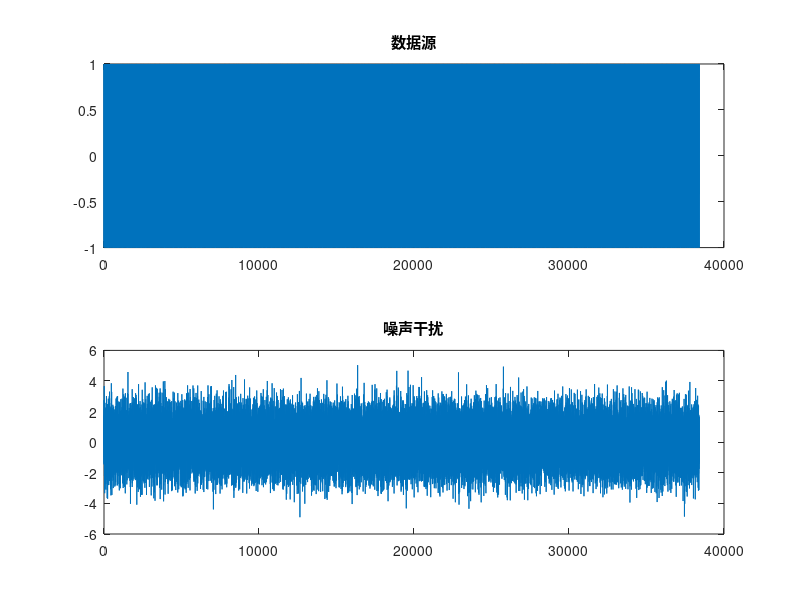
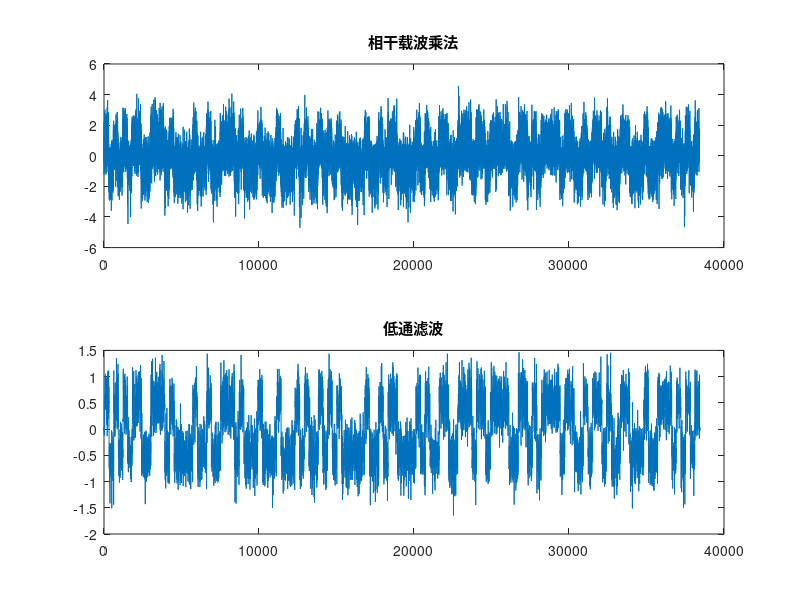
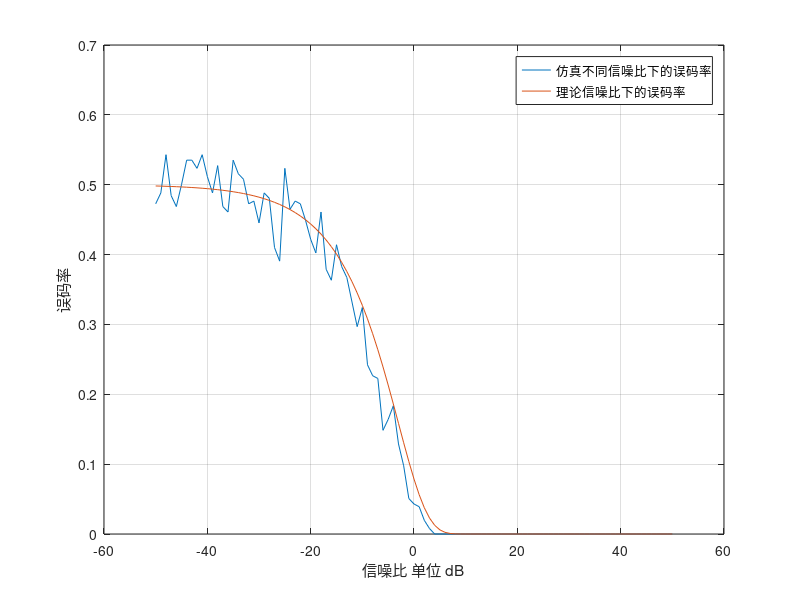

The MATLAB source for these figures, in order:
if 1
clear
clc
datalength = 128; %数据长度
sourceData=fix(rand(1,datalength)*2);%消息码
SNR = 0 %信噪比 dB

% diffCode0=DPSK_change_code(sourceData,datalength)    测试用  %码元变换（绝对码变成相对码）只要和前面不一样就是变 
diffCode=[];
for n=1:datalength                                    %对应的一个参考电位是0
    if n == 1
        if sourceData(n) == 0                       
            diffCode=[-1,diffCode];                    %对应的一个参考码是-1
        end
        if sourceData(n) == 1
            diffCode=[1,diffCode];
        end
    end
    if n >1
        if sourceData(n) == sourceData(n-1) 
            diffCode=[diffCode,diffCode(n-1)];   
        end
        if sourceData(n) ~= sourceData(n-1) 
            diffCode=[diffCode,-1*diffCode(n-1)];   
        end
    end
end
%diffCode 调试用实际不用
%PSK调制   一个码元有2个载波周期 设置采样率为Fs  T=1/Fs; 载波频率为FcFc=50;
Fs=300;
T=1/Fs;
PSKdata=[];
t=linspace(0,4*pi,Fs);
Fc=50;
for n=1:datalength
    temp=cos(50*2*pi*t);
    PSKdata=[PSKdata,diffCode(n)*temp];
end
subplot(2,1,1)
plot(PSKdata);
title("数据源")
subplot(2,1,2)
PSKdata=awgn(PSKdata,SNR);
plot(PSKdata);
title("噪声干扰")

%解调
%PSKdemodulation=[];
%带通滤波器;   
load('bpf1.mat');
%PSKdata=conv(PSKdata,bpf1);

%低通滤波器
Coswc=[];
for i=1:datalength
    Coswc=[Coswc,cos(50*2*pi*t)];
end
PSKdata = PSKdata.*Coswc;
figure,subplot(2,1,1)
plot(PSKdata);
title("相干载波乘法")
load('lpf2.mat');
subplot(2,1,2)
PSKdata=conv(PSKdata,lpf2);
plot(PSKdata);
title("低通滤波")
PSKrecedata=[];
for i=1:datalength 
    temp = PSKdata(Fs*i);
    if temp>0
        temp =1;
    end
       if temp<0
        temp =-1;
       end
    
      if temp==0
        temp =0;
      end
    
    PSKrecedata=[PSKrecedata,temp];
end

% PSKrecedata
 PeNum=diffCode-PSKrecedata;
 Pe=length(find(PeNum))/datalength                %误码率

end
if 1
 clear
    PE=[];
    for k = -50:50
        datalength = 256; %数据长度
        sourceData=fix(rand(1,datalength)*2);%消息码
        SNR = k; %信噪比 dB
        diffCode=[];
        for n=1:datalength                                    %对应的一个参考电位是0
            if n == 1
                if sourceData(n) == 0                       
                    diffCode=[-1,diffCode];                    %对应的一个参考码是-1
                end
                if sourceData(n) == 1
                    diffCode=[1,diffCode];
                end
            end
            if n >1
                if sourceData(n) == sourceData(n-1) 
                    diffCode=[diffCode,diffCode(n-1)];   
                end
                if sourceData(n) ~= sourceData(n-1) 
                    diffCode=[diffCode,-1*diffCode(n-1)];   
                end
            end
        end
        Fs=300;
        T=1/Fs;
        PSKdata=[];
        t=linspace(0,4*pi,Fs);
        Fc=50;
        for n=1:datalength
            temp=cos(50*2*pi*t);
            PSKdata=[PSKdata,diffCode(n)*temp];
        end
        PSKdata=awgn(PSKdata,SNR);
        %解调
        %PSKdemodulation=[];
        %带通滤波器;   
        load('bpf1.mat');
        %PSKdata=conv(PSKdata,bpf1);

        %低通滤波器
        Coswc=[];
        for i=1:datalength
            Coswc=[Coswc,cos(50*2*pi*t)];
        end
        PSKdata = PSKdata.*Coswc;
        load('lpf2.mat');
        PSKdata=conv(PSKdata,lpf2);
        PSKrecedata=[];
        for i=1:datalength 
            temp = PSKdata(Fs*i);
            if temp>0
                temp =1;
            end
               if temp<0
                temp =-1;
               end

              if temp==0
                temp =0;
              end

            PSKrecedata=[PSKrecedata,temp];
        end
        % PSKrecedata
         PeNum=diffCode-PSKrecedata;
         Pe=length(find(PeNum))/datalength;              %误码率
         PE=[PE,Pe];
    end
    r = -50:50;
   figure, plot(r,PE)
   hold on;
   r=10.^(0.1*r);
   plot(-50:50,0.5*erfc(sqrt(r)));
   legend('仿真不同信噪比下的误码率','理论信噪比下的误码率');
   xlabel("信噪比 单位 dB");
   ylabel("误码率");
   grid on;
end




